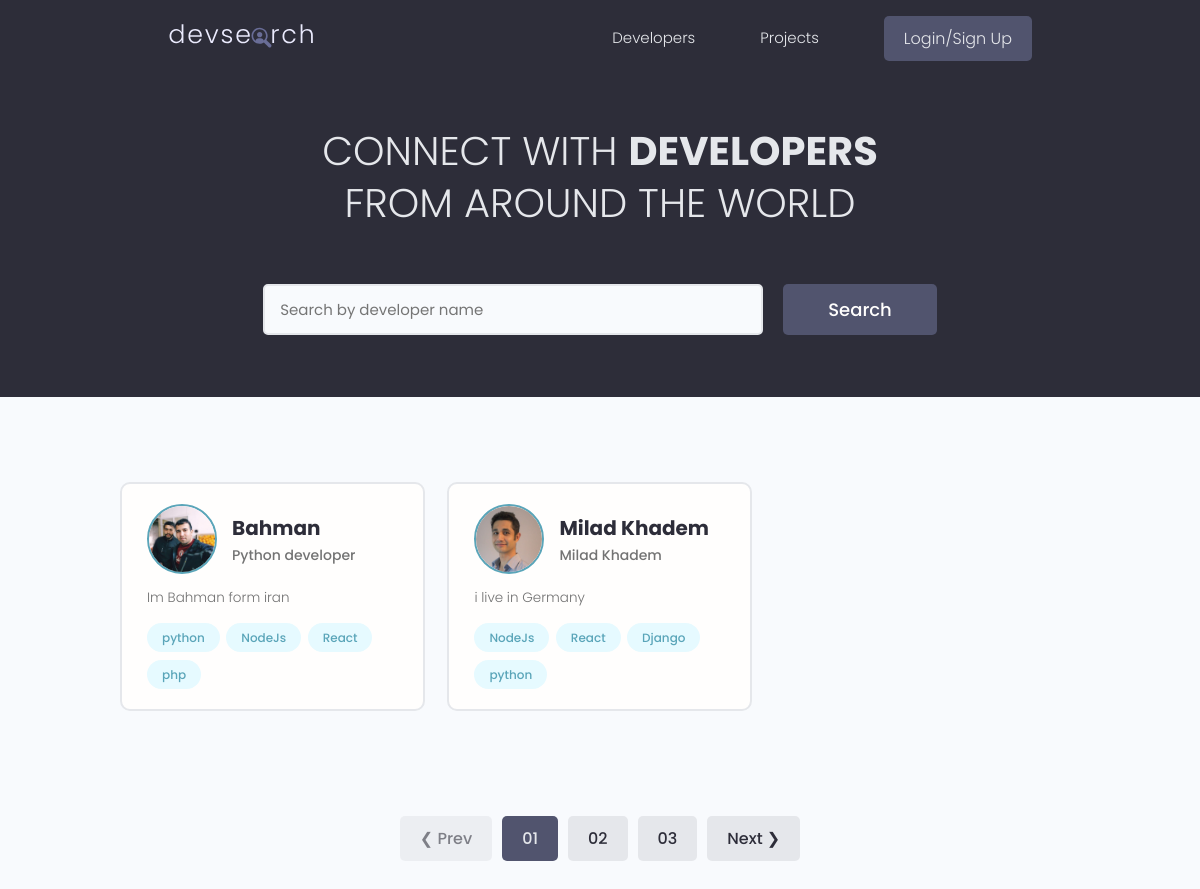
The app's page /, older data.
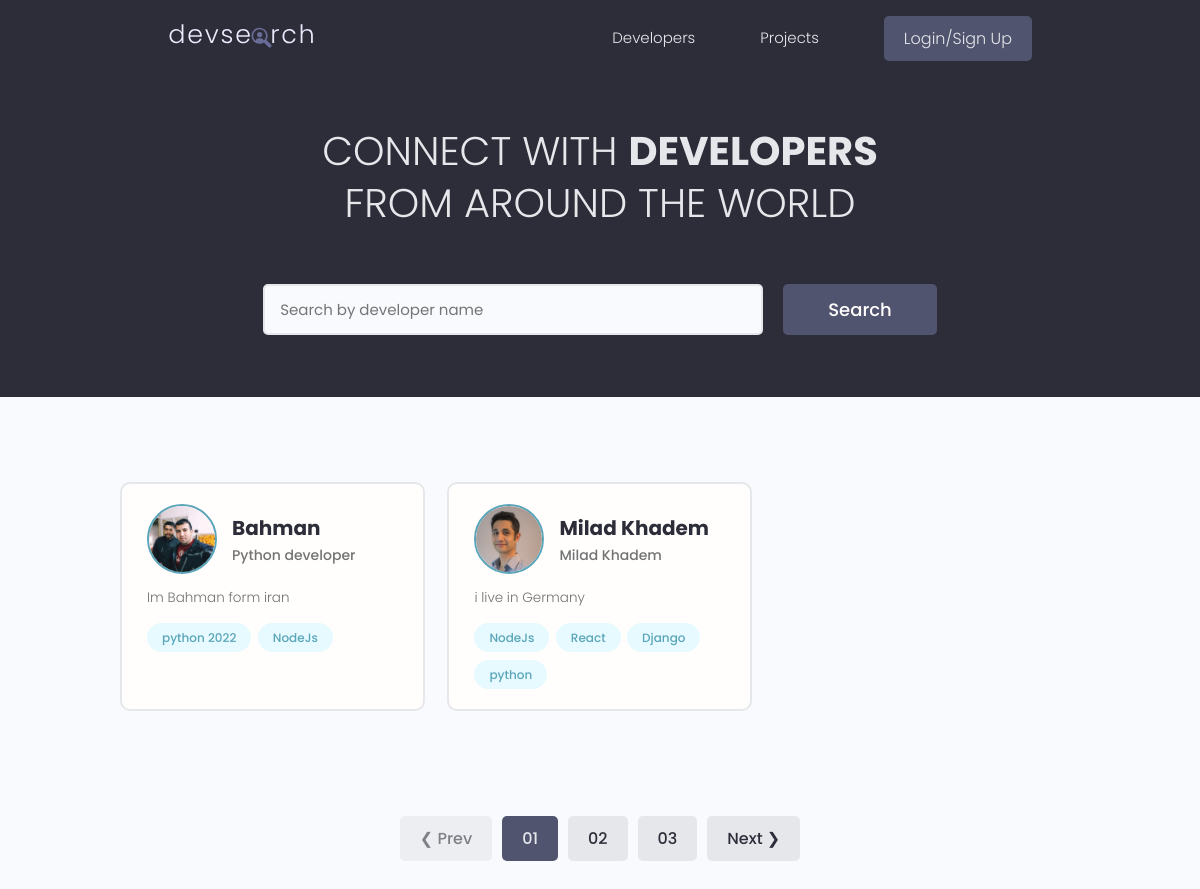
The same page, newer data.
### dev_users/models.py (models this page shows, shortened)
class Profile(models.Model):
    user = models.OneToOneField(User,on_delete=models.CASCADE,null=True,blank=True,verbose_name='یوزر')
    name = models.CharField(max_length=200,null=True,blank=True,verbose_name='نام')
    email = models.EmailField(max_length=500,null=True,blank=True,verbose_name='ایمیل')
    short_bio = models.CharField(max_length=200,null=True,blank=True,verbose_name='معرفی کوتاه')
    username = models.CharField(max_length=200,null=True,blank=True,verbose_name='نام کاربری ')
    bio = models.TextField(null=True,blank=True,verbose_name='بیوگرافی')
    location = models.CharField(max_length=200,null=True,blank=True,verbose_name='محل زندگی')
    profile_image = models.ImageField(null=True,blank=True,upload_to='profiles/',default="profiles/user-default.png",verbose_name='عکس پروفایل')
    social_github = models.CharField(max_length=200,null=True,blank=True,verbose_name='گیت هاب')
    social_twitter = models.CharField(max_length=200,null=True,blank=True,verbose_name='توئیتر')
    social_linkedin = models.CharField(max_length=200,null=True,blank=True,verbose_name='لینکدین')
    social_website = models.CharField(max_length=200,null=True,blank=True,verbose_name='وب سایت')
    created = models.DateTimeField(auto_now_add=True, verbose_name='تاریخ ایجاد')
    id = models.UUIDField(default=uuid.uuid4, unique=True, primary_key=True, editable=False)
    class Meta:
        verbose_name = 'یوزر'
        verbose_name_plural = 'پروفایل'

class Skill(models.Model):
    owner = models.ForeignKey(Profile,on_delete=models.CASCADE,null=True,blank=True,verbose_name='یوز مربوط ')
    name = models.CharField(max_length=200,null=True,blank=True,verbose_name='نام ')
    description =models.TextField(null=True,blank=True,verbose_name='توضیحات ')
    created = models.DateTimeField(auto_now_add=True,verbose_name='تاریخ ایجاد ')
    id = models.UUIDField(default=uuid.uuid4,unique=True,primary_key=True,editable=False)
    def __str__(self):
        return str(self.name)
    class Meta:
        verbose_name = 'مهارت'
        verbose_name_plural = 'مهارت ها'

### dev_users/views.py (the view)
# urls.py: path('',views.profiles, name ="profiles"),
def profiles(request):
    profiles,search_query= profileSearch(request)
    context = {'profiles': profiles,'search_query':search_query}
    return render(request, 'Users/All-profiles.html', context)

### dev_users/utils.py (called while the page is built)
def profileSearch(request):
    search_query = ''
    if request.GET.get('search_query'):
        search_query = request.GET.get('search_query')
    skills = Skill.objects.filter(name__icontains=search_query)
    profiles = Profile.objects.distinct().filter(
        Q(name__icontains=search_query)|
        Q(short_bio__icontains=search_query)|
        Q(bio__icontains=search_query)|
        Q(skill__in=skills)
    )
    return profiles,search_query

### dev_users/templates/Users/All-profiles.html (shortened to what this page needs)
{% extends 'Shared/main.html' %}
{% block content %}
    <main class="home">
        <section class="hero-section text-center">
            <div class="container container--narrow">
                <div class="hero-section__box">
                    <h2>CONNECT WITH <span>DEVELOPERS</span></h2>
                    <h2>FROM AROUND THE WORLD</h2>
                </div>
                <div class="hero-section__search">
                    <form class="form" action="{% url 'profiles' %}" method="get">
                        <div class="form__field">
                            <input class="input input--text" id="formInput#search" type="text" name="search_query"
                                   value="{{ search_query }}"
                                   placeholder="Search by developer name"/>
                        </div>
                        <input class="btn btn--sub btn--lg" type="submit" value="Search"/>
                    </form>
                </div>
            </div>
        </section>
        {% if profiles %}
            <section class="devlist">
                <div class="container">
                    <div class="grid grid--three">
                        {% for profile in profiles %}
                            <div class="column card">
                                <div class="dev">
                                    <a href="{% url 'user-profile' profile.id %}" class="card__body">
                                        <div class="dev__profile">
                                            <img class="avatar avatar--md" src="{{ profile.profile_image.url }}"
                                                 alt="image"/>
                                            <div class="dev__meta">
                                                <h3>{{ profile.name }}</h3>
                                                <h5>{{ profile.short_bio }}</h5>
                                            </div>
                                        </div>
                                        <p class="dev__info">{{ profile.bio }}</p>
                                        <div class="dev__skills">
                                            {% for skill in profile.skill_set.all|slice:"4" %}
                                                <span class="tag tag--pill tag--main">
                    <small>{{ skill }}</small>
                  </span>
                                            {% endfor %}
                                        </div>
                                    </a>
                                </div>
                            </div>
                        {% endfor %}
                    </div>
                </div>
            </section>
        {% else %}
            <h3 class="devInfo__title">Sorry We Couldn't Find Anything : {{ search_query }} 😵 </h3>
        {% endif %}
        <div class="pagination">
            <ul class="container">
                <li><a href="#" class="btn btn--disabled">&#10094; Prev</a></li>
                <li><a href="#" class="btn btn--sub">01</a></li>
                <li><a href="#" class="btn">02</a></li>
                <li><a href="#" class="btn">03</a></li>
                <li><a href="#" class="btn">Next &#10095;</a></li>
            </ul>
        </div>
    </main>
{% endblock content %}

Row changes from the older to the newer data that the page shows:
removed Skill: name "React", shown under Profile "Bahman"
removed Skill: name "php", shown under Profile "Bahman"
changed Skill: name "python" → "python 2022"
